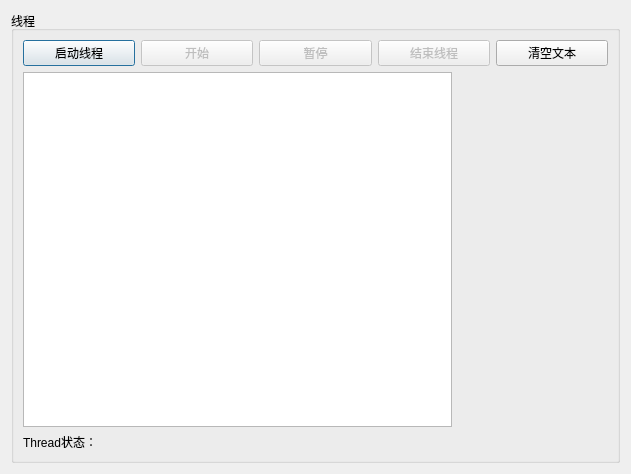
<?xml version="1.0" encoding="UTF-8"?>
<ui version="4.0">
 <class>DiceDialog</class>
 <widget class="QDialog" name="DiceDialog">
  <property name="geometry">
   <rect>
    <x>0</x>
    <y>0</y>
    <width>631</width>
    <height>474</height>
   </rect>
  </property>
  <property name="windowTitle">
   <string>DiceDialog</string>
  </property>
  <layout class="QGridLayout" name="gridLayout">
   <item row="0" column="0">
    <widget class="QGroupBox" name="groupBox">
     <property name="title">
      <string>线程</string>
     </property>
     <layout class="QGridLayout" name="gridLayout_2">
      <item row="0" column="0">
       <widget class="QPushButton" name="btnStartThread">
        <property name="text">
         <string>启动线程</string>
        </property>
       </widget>
      </item>
      <item row="0" column="1">
       <widget class="QPushButton" name="btnDiceBegin">
        <property name="enabled">
         <bool>false</bool>
        </property>
        <property name="text">
         <string>开始</string>
        </property>
       </widget>
      </item>
      <item row="0" column="2">
       <widget class="QPushButton" name="btnDiceEnd">
        <property name="enabled">
         <bool>false</bool>
        </property>
        <property name="text">
         <string>暂停</string>
        </property>
       </widget>
      </item>
      <item row="0" column="3">
       <widget class="QPushButton" name="btnStopThread">
        <property name="enabled">
         <bool>false</bool>
        </property>
        <property name="text">
         <string>结束线程</string>
        </property>
       </widget>
      </item>
      <item row="0" column="4">
       <widget class="QPushButton" name="btnClear">
        <property name="text">
         <string>清空文本</string>
        </property>
       </widget>
      </item>
      <item row="1" column="0" colspan="5">
       <layout class="QHBoxLayout" name="horizontalLayout">
        <item>
         <widget class="QPlainTextEdit" name="plainTextEdit"/>
        </item>
        <item>
         <widget class="QLabel" name="LabPic">
          <property name="minimumSize">
           <size>
            <width>150</width>
            <height>0</height>
           </size>
          </property>
          <property name="text">
           <string/>
          </property>
          <property name="pixmap">
           <pixmap resource="src.qrc">:/dice/images/d0.jpg</pixmap>
          </property>
         </widget>
        </item>
       </layout>
      </item>
      <item row="2" column="0">
       <widget class="QLabel" name="LabA">
        <property name="text">
         <string>Thread状态：</string>
        </property>
       </widget>
      </item>
     </layout>
    </widget>
   </item>
  </layout>
 </widget>
 <resources>
  <include location="src.qrc"/>
 </resources>
 <connections/>
</ui>
